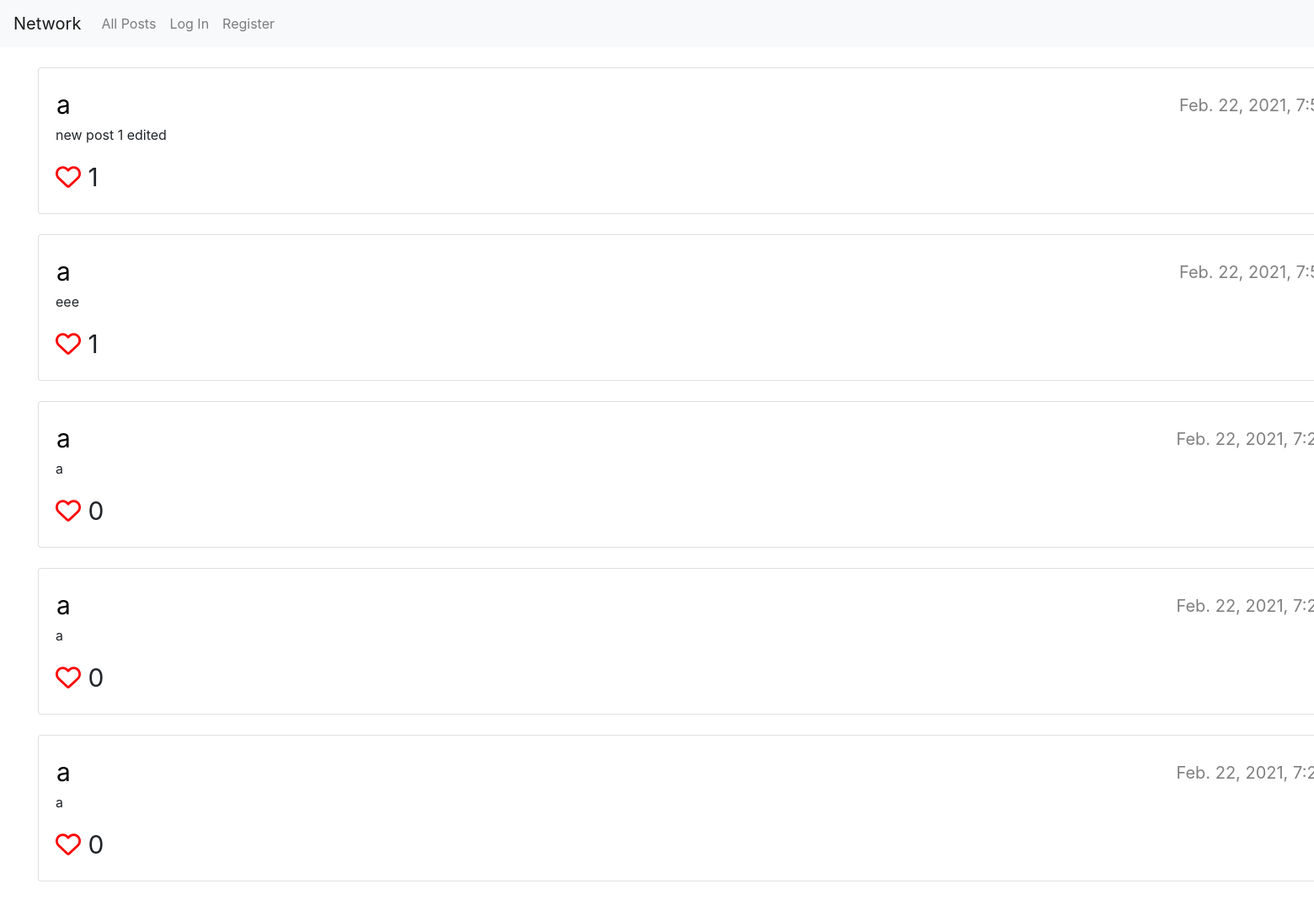
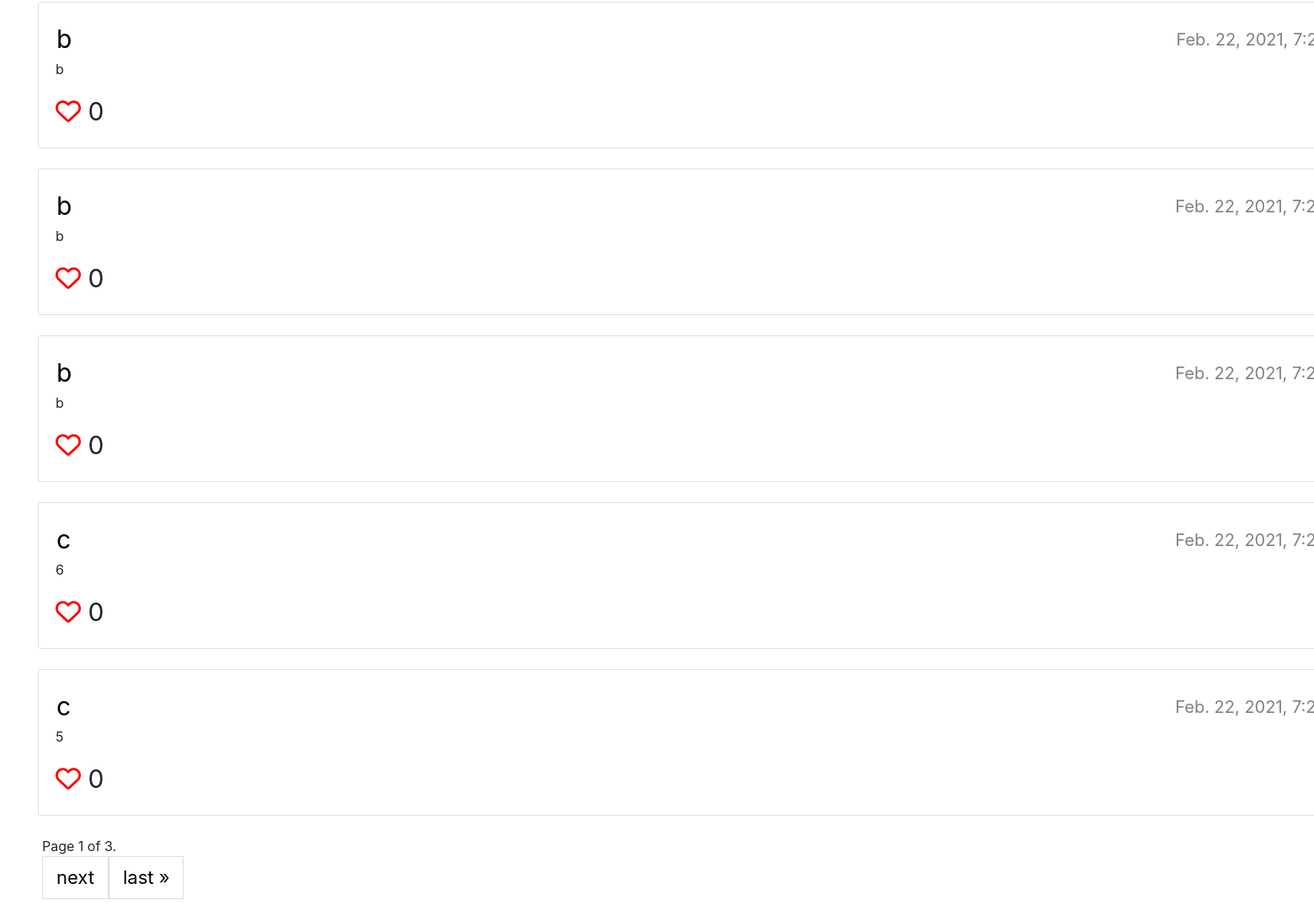
The page / on the database its author committed (2 pictures, top to bottom).
### network/models.py (models this page shows, shortened)
class Post(models.Model):
    user = models.ForeignKey(User, on_delete=models.CASCADE, related_name="user")
    text = models.TextField(blank=True)
    timestamp = models.DateTimeField(auto_now_add=True)
    numberOfLikes = models.IntegerField(default=0)

class User(AbstractUser):
    numberOfFollowers = models.IntegerField(default=0)
    numberOfFollowing = models.IntegerField(default=0)

### network/views.py (the view)
# urls.py: path("", views.index, name="index"),
def index(request):
    posts = Post.objects.all()
    posts = posts.order_by("-timestamp").all()
    paginator = Paginator(posts, 10)
    page_number = request.GET.get('page')
    posts = paginator.get_page(page_number)
    like = Like.objects.filter(user_id = request.user.id)
    likes = []
    for l in like:
        likes.append(l.post_id.id)
    id = -1
    w = 1           # index
    return render(request, "network/index.html", {
        "page_obj" : posts,
        "id" : id,
        "likes" : likes,
        "w" : w
    })

### network/templates/network/index.html (shortened to what this page needs)
{% extends "network/layout.html" %}
{% load static %}
{% block body %}
{% for post in page_obj %}
    {% if post.id == id %}
<br>
<div class="container" style="min-width: 2000px;" >
    <div class="col-lg-11">
        <div class="col-lg-11">
            <div class="card card-body h-100 justify-content-center" id="aa">
                <table>
                    <tbody>
                    <tr>
                        <td id="username-1">{{post.user}}</td>
                        <td id="time">
                            {{post.timestamp}}
                        </td>
                    </tr>
                    </tbody>
                </table>
                <form id="compose-edit">
                    {% csrf_token %}
                    <textarea class="form-control" id="post-edit" placeholder="Body">{{post.text}}</textarea>
                    <br>
                    <input type="hidden" id="id-edit" value={{post.id}}>
                    <input type="submit" class="btn btn-primary" id="submit"/>
                </form>
                <br>
                {% if post.id in likes %}
                    <span style="font-size:30px;"><i class="fa fa-heart" style="color: red" id="dislike" data-value={{post.id}} data-type={{w}} data-user={{post.user.id}}></i> {{post.numberOfLikes}}</span>
                {% else %}
                    <span style="font-size:30px;"><i class="fa fa-heart-o" style="color: red" id="like" data-value={{post.id}} data-type={{w}} data-user={{post.user.id}}></i> {{post.numberOfLikes}}</span>
                {% endif %}
            </div>
        </div>
    </div>
</div>
    {% else %}
<br>
<div class="container" style="min-width: 2000px;" >
    <div class="col-lg-11">
        <div class="col-lg-11">
            <div class="card card-body h-100 justify-content-center" id="aa">
                <table>
                    <tbody>
                    <tr>
                        <td id="username"><a id="username-1" href="{% url 'profil' post.user.id %}">{{post.user}}</a></td>
                        <td id="time">
                            {{post.timestamp}}
                        </td>
                    </tr>
                    </tbody>
                </table>
                <p>{{post.text}}</p>
                    {% if post.id in likes %}
                    <span style="font-size:30px;"><i class="fa fa-heart" style="color: red" id="dislike" data-value={{post.id}} data-type={{w}} data-user={{post.user.id}}></i> {{post.numberOfLikes}}</span>
                    {% else %}
                    <span style="font-size:30px;"><i class="fa fa-heart-o" style="color: red" id="like" data-value={{post.id}} data-type={{w}} data-user={{post.user.id}}></i> {{post.numberOfLikes}}</span>
                    {% endif %}
            </div>
        </div>
    </div>
</div>
    {% endif %}
{% endfor %}
<br>
<div class="pagination">
    <span class="step-links">
        <span class="current">
            Page {{ page_obj.number }} of {{ page_obj.paginator.num_pages }}.
        </span>
        <br>
        {% if page_obj.has_next %}
            <a href="?page={{ page_obj.next_page_number }}">next</a>
            <a href="?page={{ page_obj.paginator.num_pages }}">last &raquo;</a>
        {% endif %}
    </span>
</div>
<br>
{% endblock %}

### network/templates/network/layout.html (shortened to what this page needs)
{% load static %}
<!DOCTYPE html>
<html lang="en">
    <head>
        <link rel="stylesheet" href="https://stackpath.bootstrapcdn.com/bootstrap/4.4.1/css/bootstrap.min.css">
        <link href="{% static 'network/styles.css' %}" rel="stylesheet">
        <link href="//netdna.bootstrapcdn.com/font-awesome/3.2.1/css/font-awesome.css" rel="stylesheet">
        <link rel="stylesheet" href="https://cdnjs.cloudflare.com/ajax/libs/font-awesome/4.7.0/css/font-awesome.min.css">
    </head>
    <body>
        <nav class="navbar navbar-expand-lg navbar-light bg-light">
            <a class="navbar-brand" href="#">Network</a>
            <div>
              <ul class="navbar-nav mr-auto">
                <li class="nav-item">
                  <a class="nav-link" href="{% url 'index' %}">All Posts</a>
                </li>
                {% if user.is_authenticated %}
                    <li class="nav-item">
                        <a class="nav-link" href="{% url 'following' %}">Following</a>
                    </li>
                    <li class="nav-item">
                        <a class="nav-link" href="{% url 'logout' %}">Log Out</a>
                    </li>
                {% else %}
                    <li class="nav-item">
                        <a class="nav-link" href="{% url 'login' %}">Log In</a>
                    </li>
                    <li class="nav-item">
                        <a class="nav-link" href="{% url 'register' %}">Register</a>
                    </li>
                {% endif %}
              </ul>
            </div>
          </nav>
        <div class="body">
            {% block body %}
            {% endblock %}
        </div>
    </body>
</html>

### network/static/network/styles.css (style rules this page uses)
#username { font-size: 25px; color: black; }
#time { margin: 5px; padding: 1px; font-size: 20px; text-align: right; color: gray; }
.pagination { display: inline-block; margin: 0px 0px 20px 50px; }
.pagination a { color: black; float: left; padding: 8px 16px; text-decoration: none; border: 1px solid #ddd; font-size: 22px; }
#username-1 { font-size: 30px; color: black; }

### rows shown on the page
Post: user "a", timestamp "Feb. 22, 2021,…", text "new post 1 edited", numberOfLikes "1"
Post: user "a", timestamp "Feb. 22, 2021,…", text "eee", numberOfLikes "1"
Post: user "a", timestamp "Feb. 22, 2021,…", text "a", numberOfLikes "0"
Post: user "a", timestamp "Feb. 22, 2021,…", text "a", numberOfLikes "0"
Post: user "a", timestamp "Feb. 22, 2021,…", text "a", numberOfLikes "0"
Post: user "b", timestamp "Feb. 22, 2021,…", text "b", numberOfLikes "0"
Post: user "b", timestamp "Feb. 22, 2021,…", text "b", numberOfLikes "0"
Post: user "b", timestamp "Feb. 22, 2021,…", text "b", numberOfLikes "0"
Post: user "c", timestamp "Feb. 22, 2021,…", text "6", numberOfLikes "0"
Post: user "c", timestamp "Feb. 22, 2021,…", text "5", numberOfLikes "0"

### other values the page prints
{{ page_obj.number }} "1"
{{ page_obj.paginator.num_pages }} "3"
